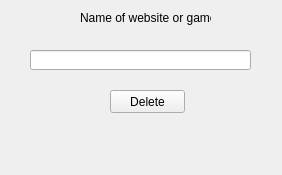
<?xml version="1.0" encoding="UTF-8"?>
<ui version="4.0">
 <class>Form</class>
 <widget class="QWidget" name="Form">
  <property name="geometry">
   <rect>
    <x>0</x>
    <y>0</y>
    <width>282</width>
    <height>175</height>
   </rect>
  </property>
  <property name="windowTitle">
   <string>Form</string>
  </property>
  <widget class="QLabel" name="label">
   <property name="geometry">
    <rect>
     <x>80</x>
     <y>10</y>
     <width>131</width>
     <height>16</height>
    </rect>
   </property>
   <property name="text">
    <string>Name of website or game</string>
   </property>
  </widget>
  <widget class="QLineEdit" name="lineEdit">
   <property name="geometry">
    <rect>
     <x>30</x>
     <y>50</y>
     <width>221</width>
     <height>20</height>
    </rect>
   </property>
  </widget>
  <widget class="QPushButton" name="pushButton">
   <property name="geometry">
    <rect>
     <x>110</x>
     <y>90</y>
     <width>75</width>
     <height>23</height>
    </rect>
   </property>
   <property name="text">
    <string>Delete</string>
   </property>
  </widget>
 </widget>
 <resources/>
 <connections/>
</ui>
